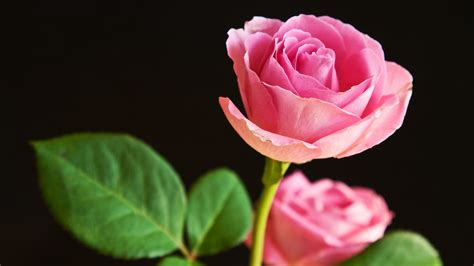
#> input picture OpenCV/Images/img5.jpeg, 474 x 266 px
$ python 2D_convolution.py
#> lines starting #> are read from the running program, lines starting #| are printed output that depends on the picture
#> further down, img is the input picture: shape (266, 474, 3); mean B, G, R 48.5, 59.7, 81.1
import cv2 as cv
import numpy as np

kernel=np.ones((5,5),'float32')/25

def trackbar(x):
#> called with x = 2
    d=2*x+1
    kernel=np.ones((d,d),'float32')/(d**2)
    img1=cv.filter2D(img,-1,kernel)
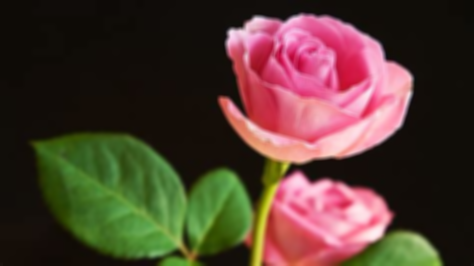
#> img1: shape (266, 474, 3); mean B, G, R 48.5, 59.7, 81.1
    cv.imshow('Window',np.hstack([img,img1]))
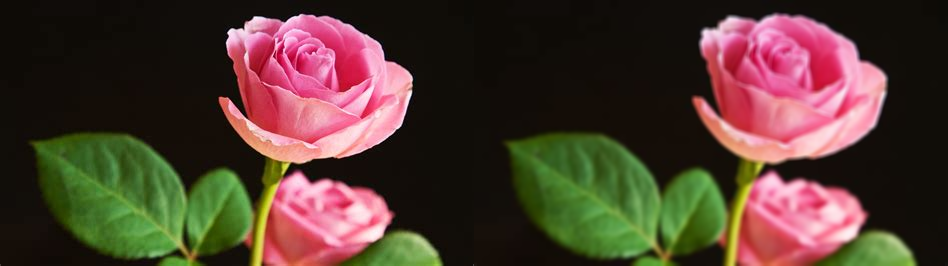
#> window 'Window': shape (266, 948, 3); mean B, G, R 48.5, 59.7, 81.1
    text=f'kernel=({d}x{d})'
    cv.displayOverlay('Window',text)

img=cv.imread('Images/img5.jpeg')
trackbar(2)
cv.createTrackbar('thresold','Window',2,7,trackbar)

cv.waitKey(0)
cv.destroyAllWindows()

$ run again, with OpenCV/Images/img2.jpeg copied over OpenCV/Images/img5.jpeg
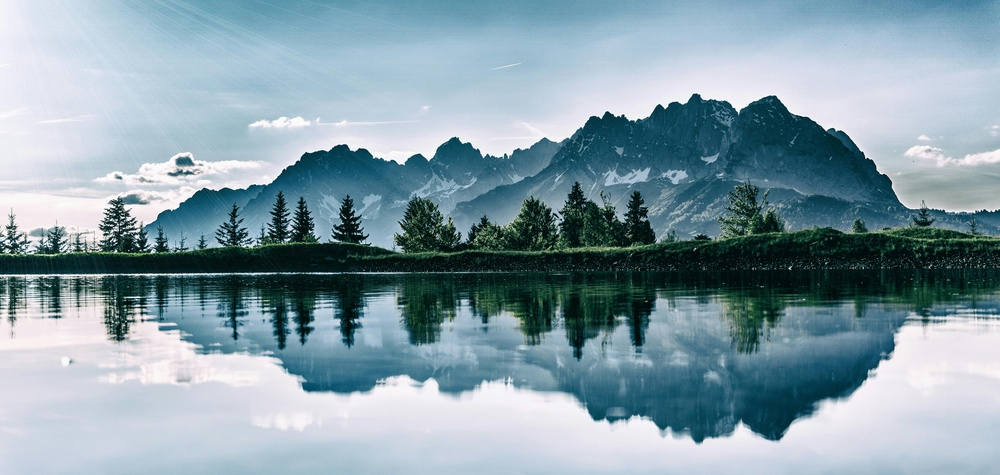
#> input picture OpenCV/Images/img2.jpeg, 1000 x 475 px, shrunk from 6000 x 2848 before the run
#> img is the input picture: shape (475, 1000, 3); mean B, G, R 167.6, 157.2, 133.6
#> in trackbar, `img1=cv.filter2D(img,-1,kernel)`:
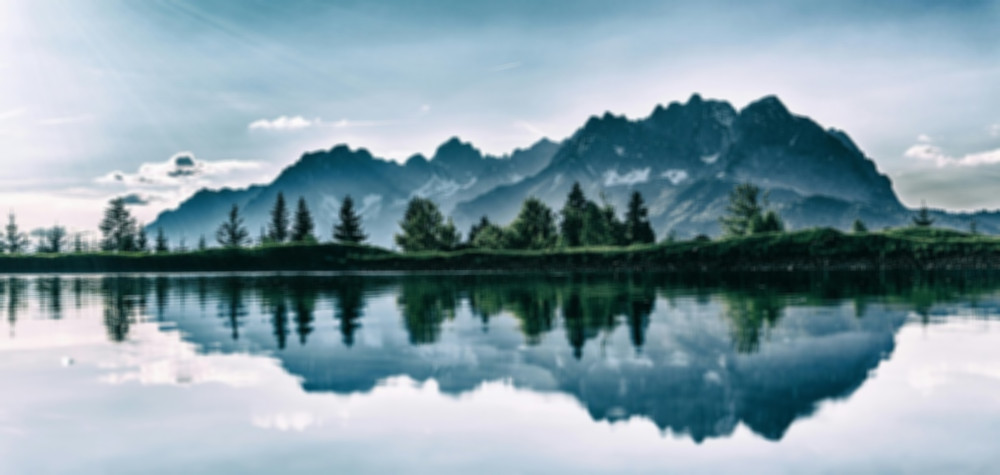
#> img1: shape (475, 1000, 3); mean B, G, R 167.6, 157.2, 133.6
#> in trackbar, `cv.imshow('Window',np.hstack([img,img1]))`:
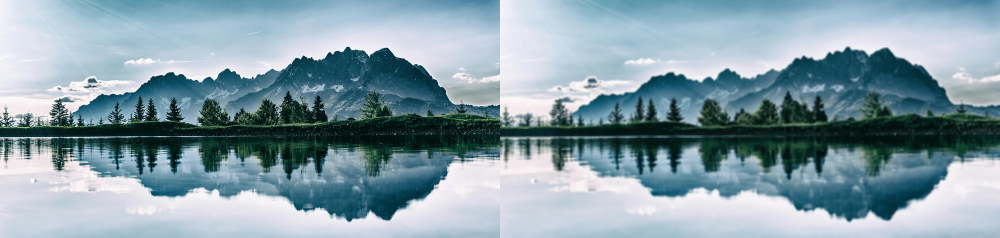
#> window 'Window': shape (475, 2000, 3) (shown at 1/2 size); mean B, G, R 167.6, 157.2, 133.6

$ run again, with OpenCV/Images/img3.jpeg copied over OpenCV/Images/img5.jpeg
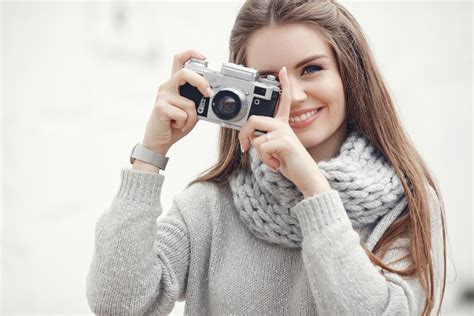
#> input picture OpenCV/Images/img3.jpeg, 474 x 316 px
#> img is the input picture: shape (316, 474, 3); mean B, G, R 190.7, 196.5, 202.6
#> in trackbar, `img1=cv.filter2D(img,-1,kernel)`:
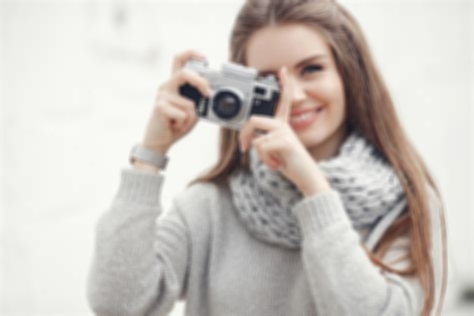
#> img1: shape (316, 474, 3); mean B, G, R 190.7, 196.5, 202.6
#> in trackbar, `cv.imshow('Window',np.hstack([img,img1]))`:
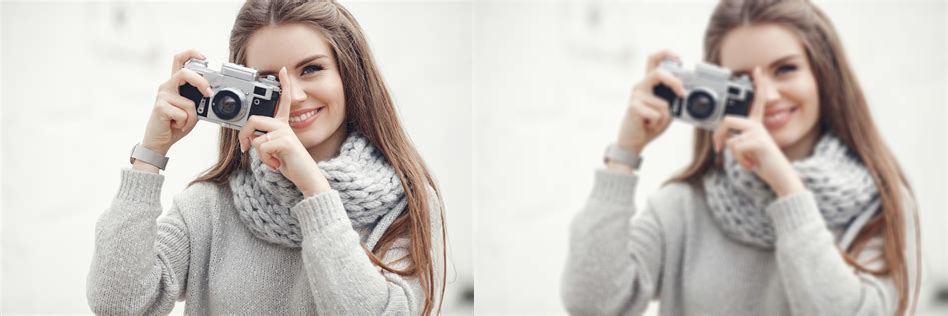
#> window 'Window': shape (316, 948, 3); mean B, G, R 190.7, 196.5, 202.6

$ run again, with OpenCV/Images/img4.jpeg copied over OpenCV/Images/img5.jpeg
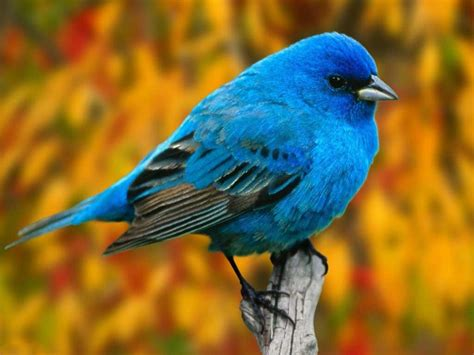
#> input picture OpenCV/Images/img4.jpeg, 474 x 355 px
#> img is the input picture: shape (355, 474, 3); mean B, G, R 49.9, 107.6, 130.2
#> in trackbar, `img1=cv.filter2D(img,-1,kernel)`:
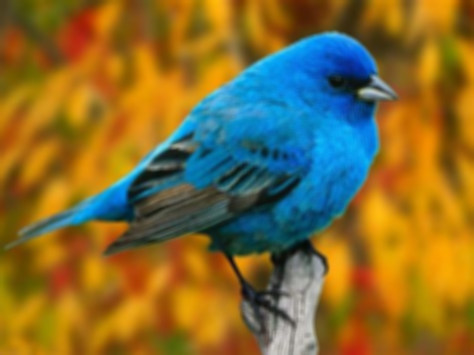
#> img1: shape (355, 474, 3); mean B, G, R 49.9, 107.6, 130.2
#> in trackbar, `cv.imshow('Window',np.hstack([img,img1]))`:
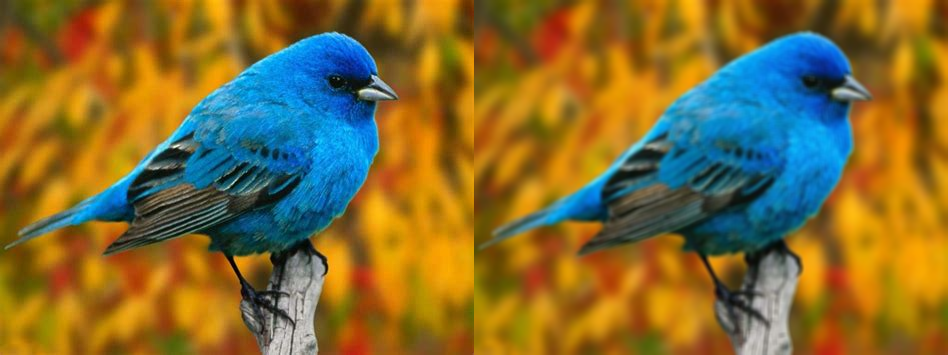
#> window 'Window': shape (355, 948, 3); mean B, G, R 49.9, 107.6, 130.2
